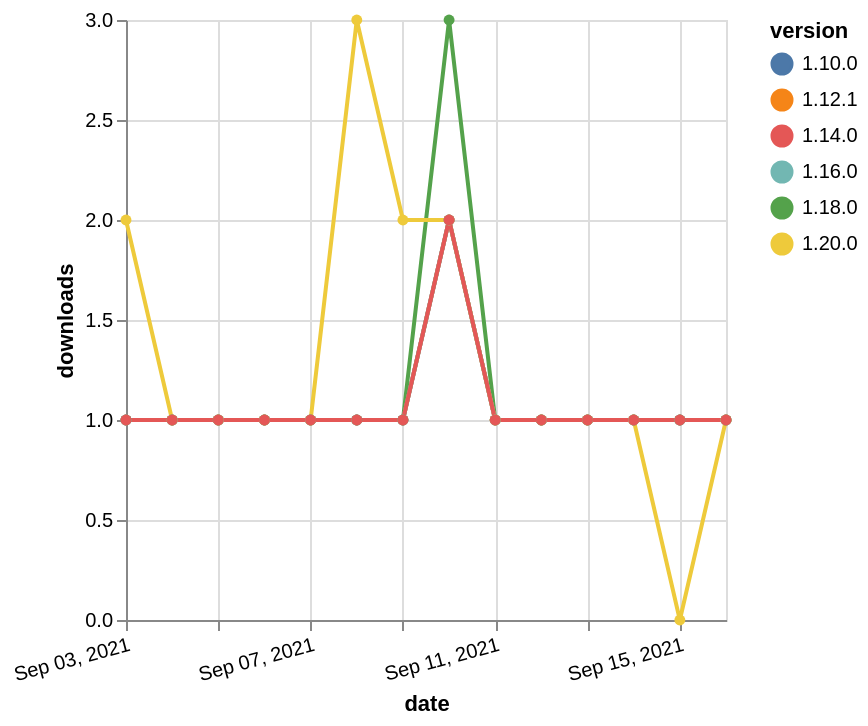

Write a Vega-Lite specification for this figure.
### Vega-Lite specification from a JSON file in a GitHub repository (floating-point values rounded to 4 significant figures)
{"$schema": "https://vega.github.io/schema/vega-lite/v5.json", "description": "A simple bar chart with embedded data.", "data": {"values": [{"date": "2021-09-03", "total": 226, "delta": 1, "version": "1.18.0"}, {"date": "2021-09-04", "total": 227, "delta": 1, "version": "1.18.0"}, {"date": "2021-09-05", "total": 228, "delta": 1, "version": "1.18.0"}, {"date": "2021-09-06", "total": 229, "delta": 1, "version": "1.18.0"}, {"date": "2021-09-07", "total": 230, "delta": 1, "version": "1.18.0"}, {"date": "2021-09-08", "total": 231, "delta": 1, "version": "1.18.0"}, {"date": "2021-09-09", "total": 232, "delta": 1, "version": "1.18.0"}, {"date": "2021-09-10", "total": 235, "delta": 3, "version": "1.18.0"}, {"date": "2021-09-11", "total": 236, "delta": 1, "version": "1.18.0"}, {"date": "2021-09-12", "total": 237, "delta": 1, "version": "1.18.0"}, {"date": "2021-09-13", "total": 238, "delta": 1, "version": "1.18.0"}, {"date": "2021-09-14", "total": 239, "delta": 1, "version": "1.18.0"}, {"date": "2021-09-15", "total": 240, "delta": 1, "version": "1.18.0"}, {"date": "2021-09-16", "total": 241, "delta": 1, "version": "1.18.0"}, {"date": "2021-09-03", "total": 247, "delta": 1, "version": "1.10.0"}, {"date": "2021-09-04", "total": 248, "delta": 1, "version": "1.10.0"}, {"date": "2021-09-05", "total": 249, "delta": 1, "version": "1.10.0"}, {"date": "2021-09-06", "total": 250, "delta": 1, "version": "1.10.0"}, {"date": "2021-09-07", "total": 251, "delta": 1, "version": "1.10.0"}, {"date": "2021-09-08", "total": 252, "delta": 1, "version": "1.10.0"}, {"date": "2021-09-09", "total": 253, "delta": 1, "version": "1.10.0"}, {"date": "2021-09-10", "total": 255, "delta": 2, "version": "1.10.0"}, {"date": "2021-09-11", "total": 256, "delta": 1, "version": "1.10.0"}, {"date": "2021-09-12", "total": 257, "delta": 1, "version": "1.10.0"}, {"date": "2021-09-13", "total": 258, "delta": 1, "version": "1.10.0"}, {"date": "2021-09-14", "total": 259, "delta": 1, "version": "1.10.0"}, {"date": "2021-09-15", "total": 260, "delta": 1, "version": "1.10.0"}, {"date": "2021-09-16", "total": 261, "delta": 1, "version": "1.10.0"}, {"date": "2021-09-03", "total": 197, "delta": 1, "version": "1.12.1"}, {"date": "2021-09-04", "total": 198, "delta": 1, "version": "1.12.1"}, {"date": "2021-09-05", "total": 199, "delta": 1, "version": "1.12.1"}, {"date": "2021-09-06", "total": 200, "delta": 1, "version": "1.12.1"}, {"date": "2021-09-07", "total": 201, "delta": 1, "version": "1.12.1"}, {"date": "2021-09-08", "total": 202, "delta": 1, "version": "1.12.1"}, {"date": "2021-09-09", "total": 203, "delta": 1, "version": "1.12.1"}, {"date": "2021-09-10", "total": 205, "delta": 2, "version": "1.12.1"}, {"date": "2021-09-11", "total": 206, "delta": 1, "version": "1.12.1"}, {"date": "2021-09-12", "total": 207, "delta": 1, "version": "1.12.1"}, {"date": "2021-09-13", "total": 208, "delta": 1, "version": "1.12.1"}, {"date": "2021-09-14", "total": 209, "delta": 1, "version": "1.12.1"}, {"date": "2021-09-15", "total": 210, "delta": 1, "version": "1.12.1"}, {"date": "2021-09-16", "total": 211, "delta": 1, "version": "1.12.1"}, {"date": "2021-09-03", "total": 128, "delta": 2, "version": "1.20.0"}, {"date": "2021-09-04", "total": 129, "delta": 1, "version": "1.20.0"}, {"date": "2021-09-05", "total": 130, "delta": 1, "version": "1.20.0"}, {"date": "2021-09-06", "total": 131, "delta": 1, "version": "1.20.0"}, {"date": "2021-09-07", "total": 132, "delta": 1, "version": "1.20.0"}, {"date": "2021-09-08", "total": 135, "delta": 3, "version": "1.20.0"}, {"date": "2021-09-09", "total": 137, "delta": 2, "version": "1.20.0"}, {"date": "2021-09-10", "total": 139, "delta": 2, "version": "1.20.0"}, {"date": "2021-09-11", "total": 140, "delta": 1, "version": "1.20.0"}, {"date": "2021-09-12", "total": 141, "delta": 1, "version": "1.20.0"}, {"date": "2021-09-13", "total": 142, "delta": 1, "version": "1.20.0"}, {"date": "2021-09-14", "total": 143, "delta": 1, "version": "1.20.0"}, {"date": "2021-09-15", "total": 143, "delta": 0, "version": "1.20.0"}, {"date": "2021-09-16", "total": 144, "delta": 1, "version": "1.20.0"}, {"date": "2021-09-03", "total": 162, "delta": 1, "version": "1.16.0"}, {"date": "2021-09-04", "total": 163, "delta": 1, "version": "1.16.0"}, {"date": "2021-09-05", "total": 164, "delta": 1, "version": "1.16.0"}, {"date": "2021-09-06", "total": 165, "delta": 1, "version": "1.16.0"}, {"date": "2021-09-07", "total": 166, "delta": 1, "version": "1.16.0"}, {"date": "2021-09-08", "total": 167, "delta": 1, "version": "1.16.0"}, {"date": "2021-09-09", "total": 168, "delta": 1, "version": "1.16.0"}, {"date": "2021-09-10", "total": 170, "delta": 2, "version": "1.16.0"}, {"date": "2021-09-11", "total": 171, "delta": 1, "version": "1.16.0"}, {"date": "2021-09-12", "total": 172, "delta": 1, "version": "1.16.0"}, {"date": "2021-09-13", "total": 173, "delta": 1, "version": "1.16.0"}, {"date": "2021-09-14", "total": 174, "delta": 1, "version": "1.16.0"}, {"date": "2021-09-15", "total": 175, "delta": 1, "version": "1.16.0"}, {"date": "2021-09-16", "total": 176, "delta": 1, "version": "1.16.0"}, {"date": "2021-09-03", "total": 211, "delta": 1, "version": "1.14.0"}, {"date": "2021-09-04", "total": 212, "delta": 1, "version": "1.14.0"}, {"date": "2021-09-05", "total": 213, "delta": 1, "version": "1.14.0"}, {"date": "2021-09-06", "total": 214, "delta": 1, "version": "1.14.0"}, {"date": "2021-09-07", "total": 215, "delta": 1, "version": "1.14.0"}, {"date": "2021-09-08", "total": 216, "delta": 1, "version": "1.14.0"}, {"date": "2021-09-09", "total": 217, "delta": 1, "version": "1.14.0"}, {"date": "2021-09-10", "total": 219, "delta": 2, "version": "1.14.0"}, {"date": "2021-09-11", "total": 220, "delta": 1, "version": "1.14.0"}, {"date": "2021-09-12", "total": 221, "delta": 1, "version": "1.14.0"}, {"date": "2021-09-13", "total": 222, "delta": 1, "version": "1.14.0"}, {"date": "2021-09-14", "total": 223, "delta": 1, "version": "1.14.0"}, {"date": "2021-09-15", "total": 224, "delta": 1, "version": "1.14.0"}, {"date": "2021-09-16", "total": 225, "delta": 1, "version": "1.14.0"}]}, "width": "container", "mark": {"type": "line", "point": {"filled": true}}, "encoding": {"x": {"field": "date", "type": "temporal", "timeUnit": "yearmonthdate", "title": "date", "axis": {"labelAngle": -15}}, "y": {"field": "delta", "type": "quantitative", "title": "downloads"}, "color": {"field": "version", "type": "nominal"}, "tooltip": {"field": "delta"}}}
